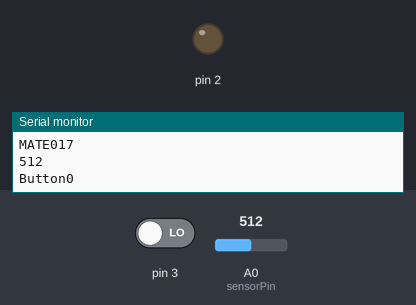
A sketch run on a simulated Arduino Uno, built with avr-gcc and run on an emulated ATmega328P. Parts: output pins drawn as LEDs (lit = HIGH), the last lines printed to the serial monitor. The inputs (shaded band) are chosen by the test bench; at power-on: A0 (sensorPin) = 512, pin 3 LOW.

Above: at 1.2 s.
1.3 s: A0 (sensorPin) set to 1009
4.3 s: A0 (sensorPin) set to 1023
At 5.4 s:
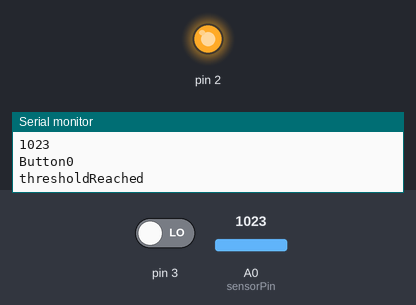
5.8 s: pin 3 driven HIGH
At 6.5 s:
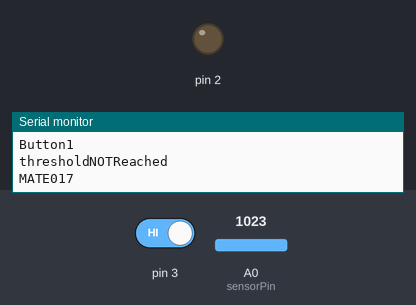
Timing chart, 0 to 8.8 s (numbered marks = the images above; inputs shaded):
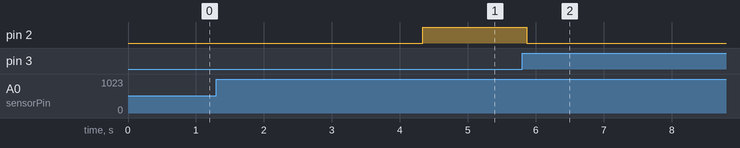

Measured:
- the behaviour switches between 1022 and 1023 on A0 (sensorPin) (found by bisection; images 0 and 1)
- after the input at 4.3 s, pin 2: LOW → HIGH at once
- after the input at 5.8 s, pin 2: HIGH → LOW after 0.07 s

The sketch:

DON_T-LOSE-THIS-CODE.ino
```cpp
  int sensorPin = A0;    // select the input pin for the potentiometer
  int sensorValue = 0;  // variable to store the value coming from the sensor
  int threshold = 1023;
  int buttonValue = 0;

  #include <SoftwareSerial.h>
  SoftwareSerial BTserial(10, 11); // RX | TX

void setup() {
  // put your setup code here, to run once:
pinMode(2, OUTPUT);
pinMode(3, INPUT);
Serial.begin(9600);
BTserial.begin(9600);
}

void loop() {
  // put your main code here, to run repeatedly:

      sensorValue = analogRead(sensorPin);
      Serial.println(sensorValue);

      buttonValue = digitalRead(3);
      Serial.println("Button" + String(buttonValue));

      if(buttonValue == HIGH)
      {
      threshold = (sensorValue + 50);
      }


      if(sensorValue >= threshold)
      {
       Serial.println("thresholdReached");
       digitalWrite(2, HIGH);
       BTserial.write("AB12345");
       Serial.println("AB12345");
      }

      if(sensorValue < threshold)
      {
      Serial.println("thresholdNOTReached");
      digitalWrite(2, LOW);
      BTserial.write("MATE017");
      Serial.println("MATE017");
      }


}
```
